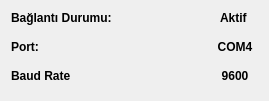
   <widget class="QWidget" name="formLayoutWidget_2">
    <property name="geometry">
     <rect>
      <x>110</x>
      <y>180</y>
      <width>269</width>
      <height>101</height>
     </rect>
    </property>
    <layout class="QFormLayout" name="formLayout_2">
     <property name="horizontalSpacing">
      <number>100</number>
     </property>
     <property name="verticalSpacing">
      <number>15</number>
     </property>
     <item row="0" column="0">
      <widget class="QLabel" name="Pitch_2">
       <property name="font">
        <font>
         <bold>true</bold>
        </font>
       </property>
       <property name="text">
        <string>Bağlantı Durumu:</string>
       </property>
      </widget>
     </item>
     <item row="0" column="1">
      <widget class="QLabel" name="Pitch_Data_2">
       <property name="font">
        <font>
         <bold>true</bold>
        </font>
       </property>
       <property name="text">
        <string>Aktif </string>
       </property>
       <property name="alignment">
        <set>Qt::AlignmentFlag::AlignCenter</set>
       </property>
      </widget>
     </item>
     <item row="1" column="0">
      <widget class="QLabel" name="Roll_2">
       <property name="font">
        <font>
         <bold>true</bold>
        </font>
       </property>
       <property name="text">
        <string>Port:</string>
       </property>
      </widget>
     </item>
     <item row="1" column="1">
      <widget class="QLabel" name="Roll_Data_2">
       <property name="font">
        <font>
         <bold>true</bold>
        </font>
       </property>
       <property name="text">
        <string>COM4</string>
       </property>
       <property name="alignment">
        <set>Qt::AlignmentFlag::AlignCenter</set>
       </property>
      </widget>
     </item>
     <item row="2" column="0">
      <widget class="QLabel" name="Yaw_2">
       <property name="font">
        <font>
         <bold>true</bold>
        </font>
       </property>
       <property name="text">
        <string>Baud Rate</string>
       </property>
      </widget>
     </item>
     <item row="2" column="1">
      <widget class="QLabel" name="Yaw_Data_2">
       <property name="font">
        <font>
         <bold>true</bold>
        </font>
       </property>
       <property name="text">
        <string>9600</string>
       </property>
       <property name="alignment">
        <set>Qt::AlignmentFlag::AlignCenter</set>
       </property>
      </widget>
     </item>
    </layout>
   </widget>
